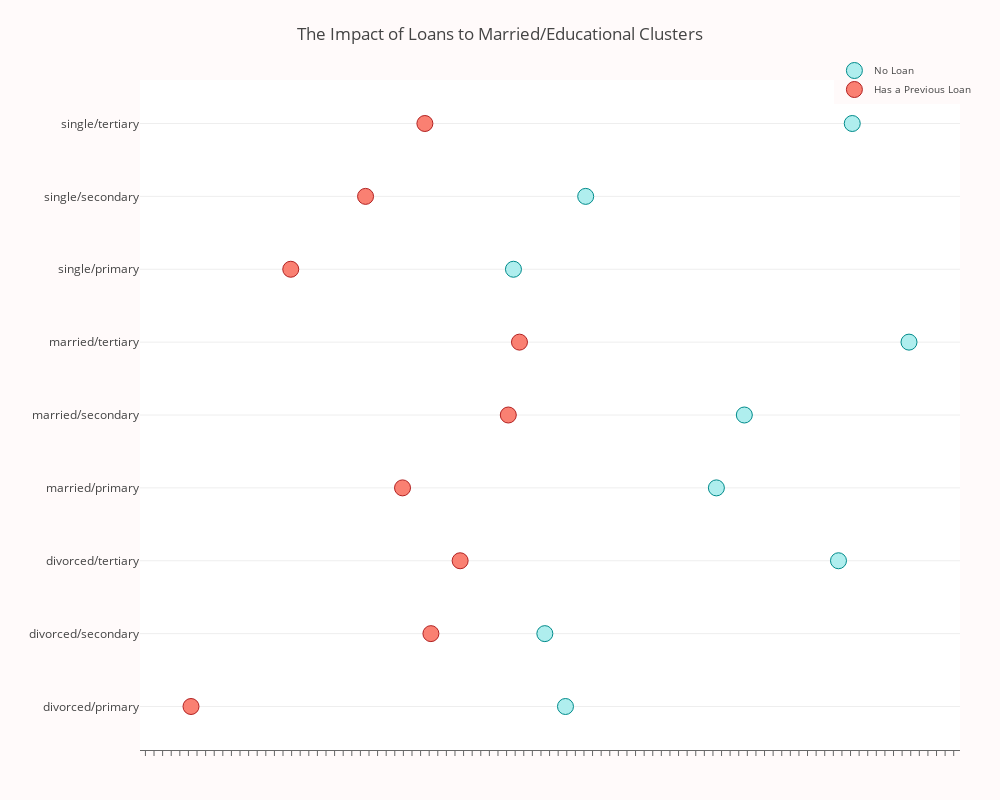

This figure's notebook cell:
### Code cell
loan_balance = df.groupby(['marital/education', 'loan'], as_index=False)['balance'].median()


no_loan = loan_balance['balance'].loc[loan_balance['loan'] == 'no'].values
has_loan = loan_balance['balance'].loc[loan_balance['loan'] == 'yes'].values


labels = loan_balance['marital/education'].unique().tolist()


trace0 = go.Scatter(
    x=no_loan,
    y=labels,
    mode='markers',
    name='No Loan',
    marker=dict(
        color='rgb(175,238,238)',
        line=dict(
            color='rgb(0,139,139)',
            width=1,
        ),
        symbol='circle',
        size=16,
    )
)
trace1 = go.Scatter(
    x=has_loan,
    y=labels,
    mode='markers',
    name='Has a Previous Loan',
    marker=dict(
        color='rgb(250,128,114)',
        line=dict(
            color='rgb(178,34,34)',
            width=1,
        ),
        symbol='circle',
        size=16,
    )
)

data = [trace0, trace1]
layout = go.Layout(
    title="The Impact of Loans to Married/Educational Clusters",
    xaxis=dict(
        showgrid=False,
        showline=True,
        linecolor='rgb(102, 102, 102)',
        titlefont=dict(
            color='rgb(204, 204, 204)'
        ),
        tickfont=dict(
            color='rgb(102, 102, 102)',
        ),
        showticklabels=False,
        dtick=10,
        ticks='outside',
        tickcolor='rgb(102, 102, 102)',
    ),
    margin=dict(
        l=140,
        r=40,
        b=50,
        t=80
    ),
    legend=dict(
        font=dict(
            size=10,
        ),
        yanchor='middle',
        xanchor='right',
    ),
    width=1000,
    height=800,
    paper_bgcolor='rgb(255,250,250)',
    plot_bgcolor='rgb(255,255,255)',
    hovermode='closest',
)
fig = go.Figure(data=data, layout=layout)
iplot(fig, filename='lowest-oecd-votes-cast')

### Figure 1 — Plotly figure (JSON) as saved in the notebook; plotly's stock layout.template omitted (floating-point values rounded to 4 significant figures)
{"data": [{"marker": {"color": "rgb(175,238,238)", "line": {"color": "rgb(0,139,139)", "width": 1}, "size": 16, "symbol": "circle"}, "mode": "markers", "name": "No Loan", "type": "scatter", "uid": "ea0340bb-4d5e-454e-8fe7-9618829a8220", "x": [498.5, 474.5, 816, 674, 706.5, 898, 438, 522, 832], "y": ["divorced/primary", "divorced/secondary", "divorced/tertiary", "married/primary", "married/secondary", "married/tertiary", "single/primary", "single/secondary", "single/tertiary"]}, {"marker": {"color": "rgb(250,128,114)", "line": {"color": "rgb(178,34,34)", "width": 1}, "size": 16, "symbol": "circle"}, "mode": "markers", "name": "Has a Previous Loan", "type": "scatter", "uid": "76d6af1a-3dae-414e-97eb-e9c9ab9ca86e", "x": [63, 342, 376, 309, 432, 445, 179, 266, 335], "y": ["divorced/primary", "divorced/secondary", "divorced/tertiary", "married/primary", "married/secondary", "married/tertiary", "single/primary", "single/secondary", "single/tertiary"]}], "layout": {"height": 800, "hovermode": "closest", "legend": {"font": {"size": 10}, "xanchor": "right", "yanchor": "middle"}, "margin": {"b": 50, "l": 140, "r": 40, "t": 80}, "paper_bgcolor": "rgb(255,250,250)", "plot_bgcolor": "rgb(255,255,255)", "title": {"text": "The Impact of Loans to Married/Educational Clusters"}, "width": 1000, "xaxis": {"dtick": 10, "linecolor": "rgb(102, 102, 102)", "showgrid": false, "showline": true, "showticklabels": false, "tickcolor": "rgb(102, 102, 102)", "tickfont": {"color": "rgb(102, 102, 102)"}, "ticks": "outside", "title": {"font": {"color": "rgb(204, 204, 204)"}}}}}
